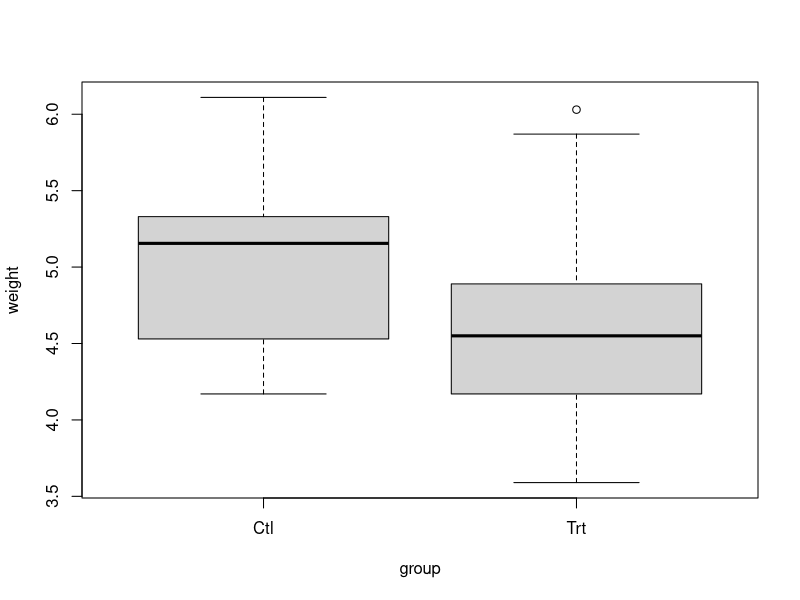
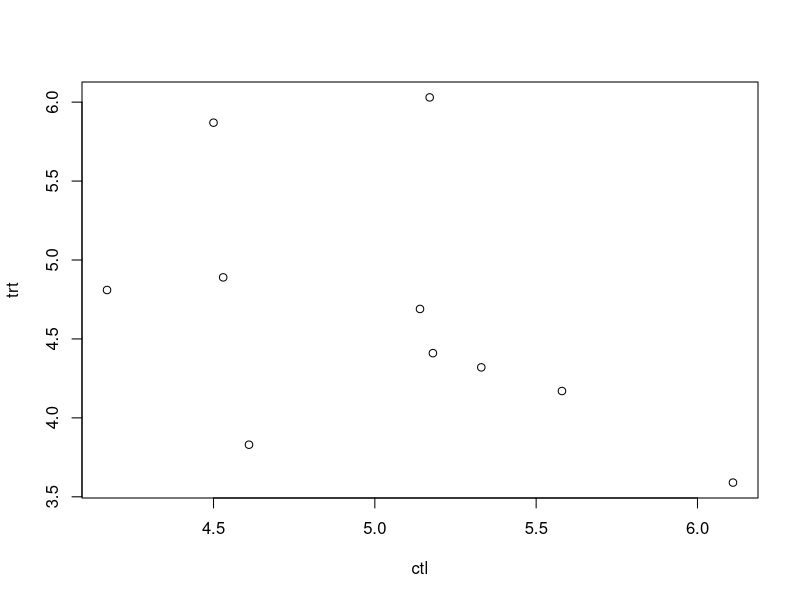

Write R code to recreate these figures, in order. (Note: this script raises an error after producing the figures.)
#bayesian regression tutorial

## Annette Dobson (1990) "An Introduction to Generalized Linear Models".
## Page 9: Plant Weight Data.
ctl <- c(4.17,5.58,5.18,6.11,4.50,4.61,5.17,4.53,5.33,5.14)
trt <- c(4.81,4.17,4.41,3.59,5.87,3.83,6.03,4.89,4.32,4.69)
?gl # generate factor levels
group <- gl(2, 10, 20, labels = c("Ctl","Trt"))
weight <- c(ctl, trt)
lmfit <- lm(weight ~ group)
summary(lmfit)
plot(weight ~ group)

plot(ctl, trt)

QR<-lmfit$qr
df.residual<-lmfit$df.residual
R<-qr.R(QR) ## R component
coef<-lmfit$coef
Vb<-chol2inv(R) ## variance(unscaled)
s2<-(t(lmfit$residuals)%*%lmfit$residuals)
s2<-s2[1,1]/df.residual

## function to compute the bayesian analog of the lmfit
## using non-informative priors and Monte Carlo scheme
## based on N samples

bayesfit<-function(lmfit,N){
  QR<-lmfit$qr
  df.residual<-lmfit$df.residual
  R<-qr.R(QR) ## R component
  coef<-lmfit$coef
  Vb<-chol2inv(R) ## variance(unscaled)
  s2<-(t(lmfit$residuals)%*%lmfit$residuals)
  s2<-s2[1,1]/df.residual
  
  ## now to sample residual variance
  sigma<-df.residual*s2/rchisq(N,df.residual)
  coef.sim<-sapply(sigma,function(x) mvrnorm(1,coef,Vb*x))
  ret<-data.frame(t(coef.sim))
  names(ret)<-names(lmfit$coef)
  ret$sigma<-sqrt(sigma)
  ret
}

Bayes.sum<-function(x)
{
  c("mean"=mean(x),
    "se"=sd(x),
    "t"=mean(x)/sd(x),
    "median"=median(x),
    "CrI"=quantile(x,prob=0.025),
    "CrI"=quantile(x,prob=0.975)
  )
}

set.seed(1234)  ## reproducible sim
lmfit <- lm(weight ~ group)
bf<-bayesfit(lmfit,10000)
?t
t(apply(bf,2,Bayes.sum))
# mean        se         t     median    Cr.2.5%  Cr.97.5%
#   (Intercept)  5.0332172 0.2336049 21.545857  5.0332222  4.5651327 5.4902380
# groupTrt    -0.3720698 0.3335826 -1.115375 -0.3707408 -1.0385601 0.2895787
# sigma        0.7262434 0.1275949  5.691789  0.7086832  0.5277051 1.0274083
summary(lmfit)

# Residuals:
#   Min      1Q  Median      3Q     Max 
# -1.0710 -0.4938  0.0685  0.2462  1.3690 
# 
# Coefficients:
#   Estimate Std. Error t value Pr(>|t|)    
# (Intercept)   5.0320     0.2202  22.850 9.55e-15 ***
#   groupTrt     -0.3710     0.3114  -1.191    0.249  
